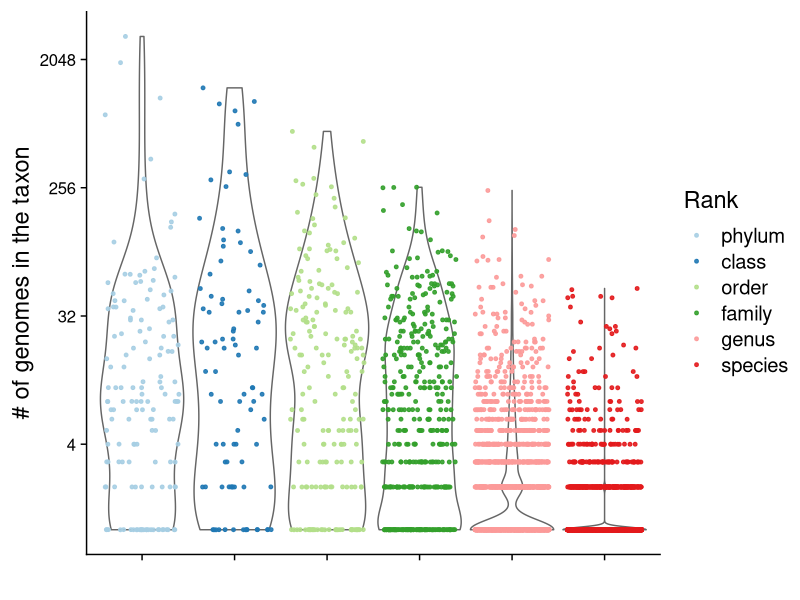

The R script that drew this image:
require(ggplot2)
require(readr)
require(cowplot)
require(dplyr)

taxa_counts <- read_tsv("../data/ref_taxa_counts.txt")
taxa_counts$Rank <- factor(
  taxa_counts$Rank,
  levels = c("kingdom", "phylum", "class", "order", "family", "genus", "species")
)

ggplot(taxa_counts %>% filter(Rank != "kingdom"),
       aes(x=Rank, y=Count, color=Rank)) +
  geom_violin(scale = "width", color="gray40", trim = TRUE) +
  geom_point(aes(x=Rank, y=Count), alpha = 0.9, size = 1, position = "jitter") +
  scale_y_continuous(trans = "log2") +
  theme_cowplot(font_size = 17) +
  theme(strip.background = element_rect(fill = "gray")) +
  theme(
    axis.text.y = element_text(size = 12),
    axis.text.x = element_blank(),
  ) +
  scale_colour_brewer(palette = "Paired") +
  theme(panel.spacing.x = unit(1, "lines")) +
  labs(y = "# of genomes in the taxon", x = "")
